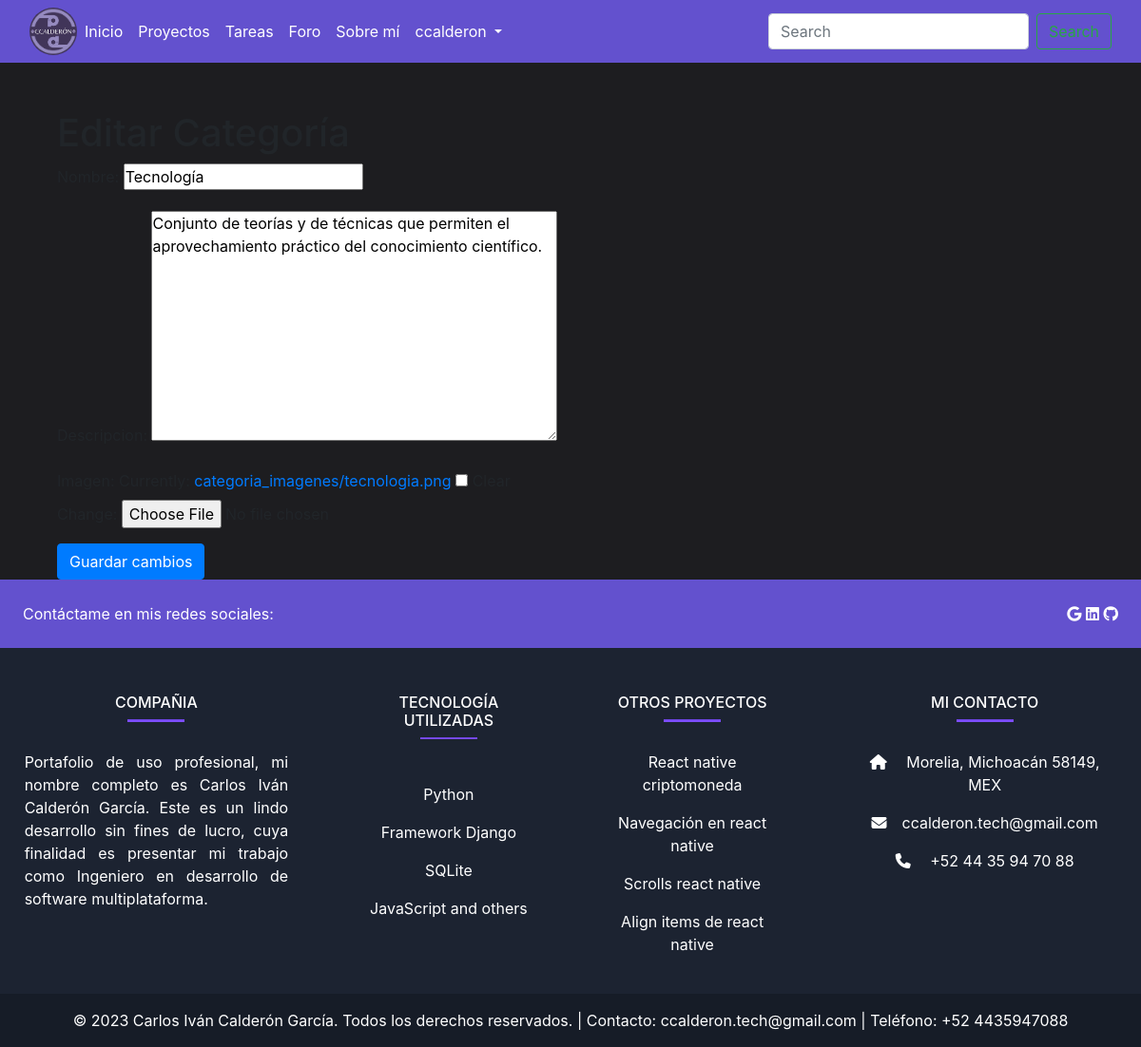
The page /editar_categoria/9/ (signed in) on the database its author committed.
### blog/models.py (models this page shows, shortened)
class CategoriaForo(models.Model):
    nombre = models.CharField(max_length=100)
    descripcion = models.TextField()
    fecha_creacion = models.DateTimeField(auto_now_add=True)
    fecha_modificacion = models.DateTimeField(auto_now=True)
    imagen = models.ImageField(upload_to='categoria_imagenes/', blank=True)
    class Meta:
        permissions = [
            ("crear_categoriaforo", "Puede agregar categoría de foro"),
            ("editar_categoriaforo", "Puede agregar categoría de foro"),
            ("eliminar_categoriaforo", "Puede eliminar categoría de foro"),
        ]

### blog/views.py (the view)
@login_required
def editar_categoria(request, categoria_id):
    if request.user.has_perm("blog.editar_entradablog"):
        print("El usuario tiene permiso")
        categoria = get_object_or_404(CategoriaForo, pk=categoria_id)
        if request.method == "POST":
            form = CategoriaForm(request.POST, instance=categoria)
            if form.is_valid():
                form.save()
                return redirect("foros")
        else:
            form = CategoriaForm(instance=categoria)
        return render(
            request, "editar_categoria.html", {"form": form, "categoria": categoria}
        )
    else:
        print("No hay permiso de administrador o usuario no logeado")
        return HttpResponseForbidden(
            "No tienes permisos para editar categorías, contacta al administrador: ccalderon.tech@gmail.com"
        )

### blog/forms/forms.py
class CategoriaForm(forms.ModelForm):
    class Meta:
        model = CategoriaForo
        fields = ["nombre", "descripcion", "imagen"]

### blog/templates/editar_categoria.html (shortened to what this page needs)
{% extends 'base.html' %}
{% block content %}
  <div class="container">
    <h1>Editar Categoría</h1>
    <form method="POST" action="{% url 'editar_categoria' categoria.id %}">
      {{ form.as_p }}
      <button type="submit" class="btn btn-primary">Guardar cambios</button>
    </form>
  </div>
{% endblock %}

### blog/templates/partials/_header.html (shortened to what this page needs)
{% load static %}
<nav class="navbar navbar-expand-lg navbar-light tone_purple mb-3">
    <div class="container-fluid">
        <img src="{% static 'image/logotipo.png' %}" alt="Logotipo" class="rounded-circle img-fluid logotipo-image">
        <div class="collapse navbar-collapse" id="navbarSupportedContent">
            <ul class="navbar-nav mr-auto">
                <li class="nav-item active">
                    <a class="nav-link text-white" href="/">Inicio <span class="sr-only">(current)</span></a>
                </li>
                <li class="nav-item">
                    <a class="nav-link text-white" href="/projects">Proyectos</a>
                </li>
                <li class="nav-item">
                    <a class="nav-link text-white" href="/tasks">Tareas</a>
                </li>
                <li class="nav-item">
                    <a class="nav-link text-white" href="/foros">Foro</a>
                </li>
                <li class="nav-item">
                    <a class="nav-link text-white" href="/about">Sobre mí</a>
                </li>
                <li class="nav-item dropdown">
                    {% if user.is_authenticated %}
                    <a class="nav-link dropdown-toggle text-white" href="#" id="navbarDropdown" role="button"
                        data-toggle="dropdown" aria-haspopup="true" aria-expanded="false">
                         {{ user.username }}
                    </a>
                    {% else %}
                    <a class="nav-link dropdown-toggle text-white" href="#" id="navbarDropdown" role="button"
                        data-toggle="dropdown" aria-haspopup="true" aria-expanded="false">
                        <i class="bi bi-person-circle"></i> Perfil
                    </a>
                    {% endif %}
                </li>
            </ul>
            <form class="form-inline my-2 my-lg-0">
                <input class="form-control mr-sm-2" type="search" placeholder="Search" aria-label="Search">
                <button class="btn btn-outline-success my-2 my-sm-0" type="submit">Search</button>
            </form>
        </div>
    </div>
</nav>

### blog/static/css/estilos.css (style rules this page uses)
* { margin: 0; padding: 0; }
body { height: 100%; background: #1d1d20; }
.logotipo-image { width: 50px; height: 50px; }
.tone_purple { background-color: #6351ce; }
.container { margin-top: 50px; }

### rows shown on the page
CategoriaForo: nombre "Tecnología", descripcion "Conjunto de teorías y de técnicas que permiten el aprovechamiento práctico del conocimiento científico."

### other values the page prints
{{ user.username }} "ccalderon"
